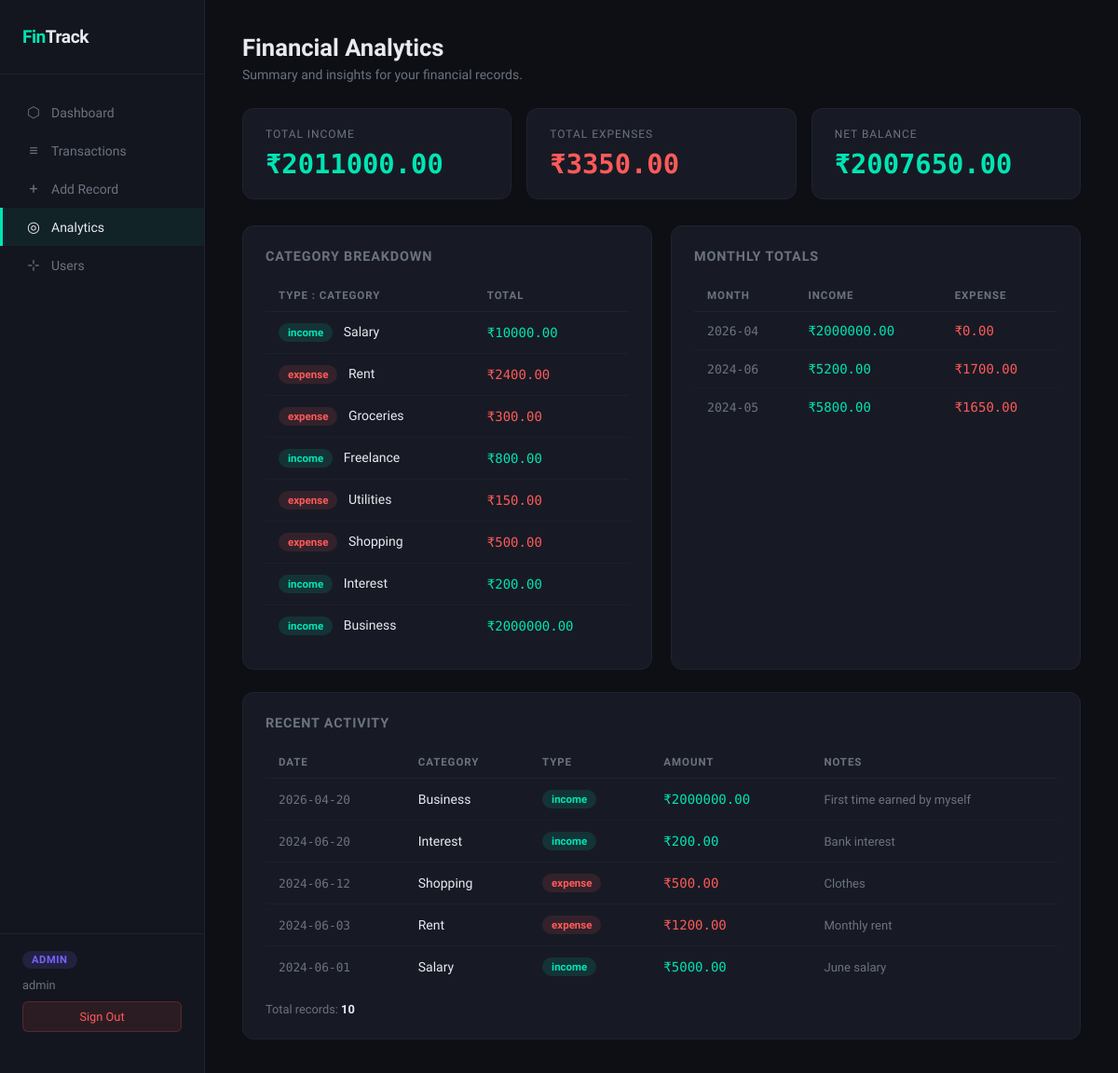
The page /summary (signed in) on the database its author committed.
### app/models/models.py (models this page shows, shortened)
class User(db.Model, UserMixin):
    __tablename__ = "users"
    id = db.Column(db.Integer, primary_key=True)
    username = db.Column(db.String(80), unique=True, nullable=False)
    email = db.Column(db.String(120), unique=True, nullable=False)
    password = db.Column(db.String(200), nullable=False)
    role = db.Column(db.String(20), nullable=False, default="viewer")  # viewer, analyst, admin
    created_at = db.Column(db.DateTime, default=datetime.utcnow)
    transactions = db.relationship("Transaction", backref="owner", lazy=True)

class Transaction(db.Model):
    __tablename__ = "transactions"
    id = db.Column(db.Integer, primary_key=True)
    amount = db.Column(db.Float, nullable=False)
    type = db.Column(db.String(10), nullable=False)       # 'income' or 'expense'
    category = db.Column(db.String(50), nullable=False)
    date = db.Column(db.Date, nullable=False, default=datetime.utcnow)
    notes = db.Column(db.String(300), nullable=True)
    user_id = db.Column(db.Integer, db.ForeignKey("users.id"), nullable=False)
    created_at = db.Column(db.DateTime, default=datetime.utcnow)
    def to_dict(self):
        return {
            "id": self.id,
            "amount": self.amount,
            "type": self.type,
            "category": self.category,
            "date": str(self.date),
            "notes": self.notes,
            "user_id": self.user_id,
        }

### app/routes/summary.py (the view)
@summary_bp.route("/summary")
@login_required
def summary():
    if current_user.role not in ("admin", "analyst"):
        from flask import flash, redirect, url_for
        flash("Access restricted. Analyst or Admin role required.", "error")
        return redirect(url_for("transactions.dashboard"))
    data = get_summary(current_user.id)
    return render_template("summary.html", data=data)

### app/models/models.py (called while the page is built)
@login_manager.user_loader
def load_user(user_id):
    return User.query.get(int(user_id))

### app/templates/summary.html (shortened to what this page needs)
{% extends "base.html" %}
{% block content %}
<div class="page-title">Financial Analytics</div>
<div class="page-sub">Summary and insights for your financial records.</div>
<div class="grid-3">
  <div class="stat-card">
    <div class="stat-label">Total Income</div>
    <div class="stat-value green">₹{{ "%.2f"|format(data.total_income) }}</div>
  </div>
  <div class="stat-card">
    <div class="stat-label">Total Expenses</div>
    <div class="stat-value red">₹{{ "%.2f"|format(data.total_expenses) }}</div>
  </div>
  <div class="stat-card">
    <div class="stat-label">Net Balance</div>
    <div class="stat-value {{ 'green' if data.balance >= 0 else 'red' }}">
      ₹{{ "%.2f"|format(data.balance) }}
    </div>
  </div>
</div>
<div style="display:grid;grid-template-columns:1fr 1fr;gap:20px;margin-bottom:24px">
  <div class="card">
    <h3 style="font-size:0.9rem;color:var(--muted);margin-bottom:16px;text-transform:uppercase;letter-spacing:0.06em">Category Breakdown</h3>
    {% if data.category_breakdown %}
    <table>
      <thead>
        <tr><th>Type : Category</th><th>Total</th></tr>
      </thead>
      <tbody>
        {% for key, amount in data.category_breakdown.items() %}
        {% set parts = key.split(':') %}
        <tr>
          <td>
            <span class="badge {{ parts[0] }}">{{ parts[0] }}</span>
            <span style="margin-left:8px">{{ parts[1] }}</span>
          </td>
          <td style="font-family:'DM Mono',monospace;color:{{ '#00e5b4' if parts[0] == 'income' else '#ff5a5a' }}">
            ₹{{ "%.2f"|format(amount) }}
          </td>
        </tr>
        {% endfor %}
      </tbody>
    </table>
    {% else %}
    <p style="color:var(--muted)">No data available.</p>
    {% endif %}
  </div>
  <div class="card">
    <h3 style="font-size:0.9rem;color:var(--muted);margin-bottom:16px;text-transform:uppercase;letter-spacing:0.06em">Monthly Totals</h3>
    {% if data.monthly_totals %}
    <table>
      <thead>
        <tr><th>Month</th><th>Income</th><th>Expense</th></tr>
      </thead>
      <tbody>
        {% for month, vals in data.monthly_totals.items() %}
        <tr>
          <td style="font-family:'DM Mono',monospace;font-size:0.82rem;color:var(--muted)">{{ month }}</td>
          <td style="font-family:'DM Mono',monospace;color:#00e5b4">₹{{ "%.2f"|format(vals.income) }}</td>
          <td style="font-family:'DM Mono',monospace;color:#ff5a5a">₹{{ "%.2f"|format(vals.expense) }}</td>
        </tr>
        {% endfor %}
      </tbody>
    </table>
    {% else %}
    <p style="color:var(--muted)">No monthly data available.</p>
    {% endif %}
  </div>
</div>
<div class="card">
  <h3 style="font-size:0.9rem;color:var(--muted);margin-bottom:16px;text-transform:uppercase;letter-spacing:0.06em">Recent Activity</h3>
  {% if data.recent_activity %}
  <table>
    <thead>
      <tr><th>Date</th><th>Category</th><th>Type</th><th>Amount</th><th>Notes</th></tr>
    </thead>
    <tbody>
      {% for t in data.recent_activity %}
      <tr>
        <td style="font-family:'DM Mono',monospace;font-size:0.8rem;color:var(--muted)">{{ t.date }}</td>
        <td>{{ t.category }}</td>
        <td><span class="badge {{ t.type }}">{{ t.type }}</span></td>
        <td style="font-family:'DM Mono',monospace;color:{{ '#00e5b4' if t.type == 'income' else '#ff5a5a' }}">
          ₹{{ "%.2f"|format(t.amount) }}
        </td>
        <td style="color:var(--muted);font-size:0.82rem">{{ t.notes or '—' }}</td>
      </tr>
      {% endfor %}
    </tbody>
  </table>
  {% else %}
  <p style="color:var(--muted)">No recent activity.</p>
  {% endif %}
  <p style="margin-top:16px;font-size:0.8rem;color:var(--muted)">Total records: <strong style="color:var(--text)">{{ data.total_transactions }}</strong></p>
</div>
{% endblock %}

### app/templates/base.html (shortened to what this page needs)
<!DOCTYPE html>
<html lang="en">
<head>
</head>
<body>
{% if current_user.is_authenticated %}
<nav class="sidebar">
  <div class="logo">Fin<span>Track</span></div>
  <div class="nav">
    <a href="{{ url_for('transactions.dashboard') }}" class="{{ 'active' if request.endpoint == 'transactions.dashboard' }}">
      <span class="icon">⬡</span> Dashboard
    </a>
    <a href="{{ url_for('transactions.list_transactions') }}" class="{{ 'active' if request.endpoint == 'transactions.list_transactions' }}">
      <span class="icon">≡</span> Transactions
    </a>
    {% if current_user.role in ['analyst', 'admin'] %}
    <a href="{{ url_for('transactions.add_transaction') }}" class="{{ 'active' if request.endpoint == 'transactions.add_transaction' }}">
      <span class="icon">+</span> Add Record
    </a>
    <a href="{{ url_for('summary.summary') }}" class="{{ 'active' if request.endpoint == 'summary.summary' }}">
      <span class="icon">◎</span> Analytics
    </a>
    {% endif %}
    {% if current_user.role == 'admin' %}
    <a href="{{ url_for('admin.manage_users') }}" class="{{ 'active' if request.endpoint == 'admin.manage_users' }}">
      <span class="icon">⊹</span> Users
    </a>
    {% endif %}
  </div>
  <div class="sidebar-footer">
    <div class="role-badge">{{ current_user.role }}</div>
    <div class="sidebar-user">{{ current_user.username }}</div>
    <a href="{{ url_for('auth.logout') }}" class="btn-logout">Sign Out</a>
  </div>
</nav>
<div class="main">
  {% block content %}{% endblock %}
</div>
{% else %}
{% block auth %}{% endblock %}
{% endif %}
</body>
</html>

### app/templates/base.html (style rules this page uses)
:root { --bg: #0d0f14; --surface: #13161e; --border: #1f2330; --accent: #00e5b4; --accent2: #7b61ff; --red: #ff5a5a; --green: #00e5b4; --text: #e8eaf0; --muted: #6b7280; --card: #171a24; }
* { box-sizing: border-box; margin: 0; padding: 0; }
body { background: var(--bg); color: var(--text); font-family: 'Sora', sans-serif; min-height: 100vh; display: flex; }
.sidebar { width: 220px; min-height: 100vh; background: var(--surface); border-right: 1px solid var(--border); padding: 28px 0; display: flex; flex-direction: column; position: fixed; top: 0; left: 0; bottom: 0; }
.sidebar .logo { font-size: 1.2rem; font-weight: 700; color: var(--accent); padding: 0 24px 28px; letter-spacing: -0.5px; border-bottom: 1px solid var(--border); }
.sidebar .logo span { color: var(--text); }
.nav { margin-top: 20px; flex: 1; }
.nav a { display: flex; align-items: center; gap: 10px; padding: 11px 24px; color: var(--muted); text-decoration: none; font-size: 0.875rem; transition: all 0.15s; border-left: 3px solid transparent; }
.nav a:hover, .nav a.active { color: var(--text); background: rgba(0,229,180,0.06); border-left-color: var(--accent); }
.nav .icon { font-size: 1rem; width: 18px; text-align: center; }
.sidebar-footer { padding: 16px 24px; border-top: 1px solid var(--border); }
.role-badge { display: inline-block; padding: 3px 10px; border-radius: 20px; font-size: 0.7rem; font-weight: 600; letter-spacing: 0.05em; text-transform: uppercase; background: rgba(123,97,255,0.15); color: var(--accent2); margin-bottom: 10px; }
.sidebar-user { font-size: 0.8rem; color: var(--muted); margin-bottom: 10px; }
.btn-logout { display: block; width: 100%; padding: 8px; background: rgba(255,90,90,0.1); color: var(--red); border: 1px solid rgba(255,90,90,0.2); border-radius: 6px; text-align: center; text-decoration: none; font-size: 0.8rem; cursor: pointer; transition: background 0.15s; }
.main { margin-left: 220px; flex: 1; padding: 36px 40px; }
.page-title { font-size: 1.6rem; font-weight: 700; margin-bottom: 6px; }
.page-sub { color: var(--muted); font-size: 0.875rem; margin-bottom: 28px; }
.card { background: var(--card); border: 1px solid var(--border); border-radius: 12px; padding: 24px; }
.grid-3 { display: grid; grid-template-columns: repeat(3, 1fr); gap: 16px; margin-bottom: 28px; }
.stat-card { background: var(--card); border: 1px solid var(--border); border-radius: 12px; padding: 20px 24px; }
.stat-label { color: var(--muted); font-size: 0.75rem; text-transform: uppercase; letter-spacing: 0.08em; margin-bottom: 8px; }
.stat-value { font-size: 1.8rem; font-weight: 700; font-family: 'DM Mono', monospace; }
.stat-value.green { color: var(--green); }
.stat-value.red { color: var(--red); }
table { width: 100%; border-collapse: collapse; }
th { color: var(--muted); font-size: 0.72rem; text-transform: uppercase; letter-spacing: 0.08em; padding: 10px 14px; text-align: left; border-bottom: 1px solid var(--border); }
td { padding: 12px 14px; font-size: 0.875rem; border-bottom: 1px solid rgba(31,35,48,0.7); }
tr:last-child td { border-bottom: none; }
.badge { display: inline-block; padding: 3px 10px; border-radius: 20px; font-size: 0.72rem; font-weight: 600; }
.badge.income { background: rgba(0,229,180,0.12); color: var(--green); }
.badge.expense { background: rgba(255,90,90,0.12); color: var(--red); }

### rows shown on the page
User: role "ADMIN", username "admin"
Transaction: type "expense", category "Groceries", amount "300.00"
Transaction: type "income", category "Freelance", amount "800.00"
Transaction: type "expense", category "Utilities", amount "150.00"
Transaction: type "expense", category "Shopping", amount "500.00", date "2024-06-12", notes "Clothes"
Transaction: type "income", category "Interest", amount "200.00", date "2024-06-20", notes "Bank interest"
Transaction: type "income", category "Business", amount "2000000.00", date "2026-04-20", notes "First time earned by myself"
Transaction: date "2024-06-03", category "Rent", type "expense", amount "1200.00", notes "Monthly rent"
Transaction: date "2024-06-01", category "Salary", type "income", amount "5000.00", notes "June salary"

### other values the page prints
{{ "%.2f"|format(data.total_income) }} "2011000.00"
{{ "%.2f"|format(data.total_expenses) }} "3350.00"
{{ "%.2f"|format(data.balance) }} "2007650.00"
{{ parts[0] }} "income" "expense"
{{ parts[1] }} "Salary" "Rent"
{{ "%.2f"|format(amount) }} "10000.00" "2400.00"
{{ month }} "2026-04" "2024-06" "2024-05"
{{ "%.2f"|format(vals.income) }} "2000000.00" "5200.00" "5800.00"
{{ "%.2f"|format(vals.expense) }} "0.00" "1700.00" "1650.00"
{{ data.total_transactions }} "10"
